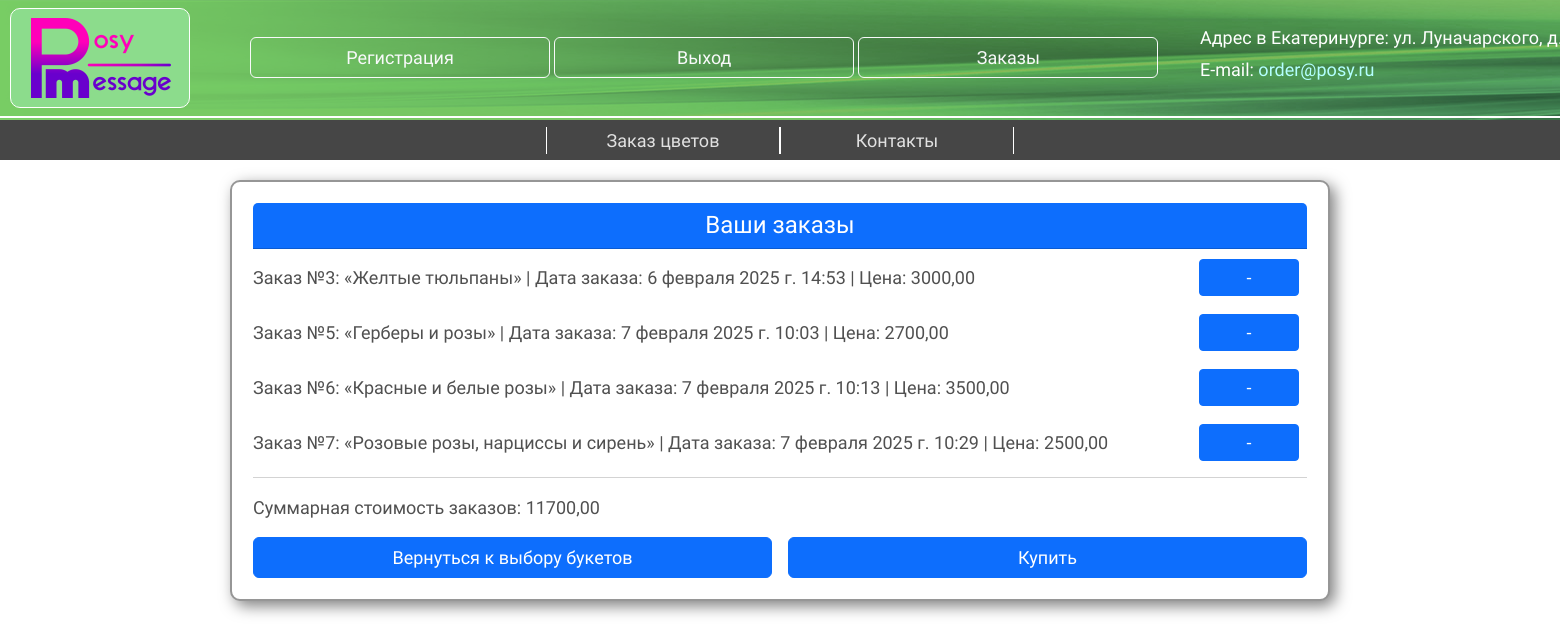
/orders/ (signed in), run on the app's committed database.
### main/models.py (models this page shows, shortened)
class Order(models.Model):
    user: str = models.ForeignKey(User, on_delete=models.CASCADE)
    flower: str = models.ForeignKey(Flower, on_delete=models.CASCADE)
    order_price: float = models.DecimalField('Цена букета', max_digits=10, decimal_places=2)
    order_date: str = models.DateTimeField('Дата заказа', auto_now_add=True)
    class Meta:
        verbose_name = 'Заказ'
        verbose_name_plural = 'Заказы'

class Flower(models.Model):
    posy_name: str = models.CharField('Название букета', max_length=50, unique=True, null=False)
    price: float = models.DecimalField('Цена букета', max_digits=10, decimal_places=2)
    posy_path: str = models.CharField('Путь к фото букета', max_length=255, default='main/img/posies/small_01.png')
    telegram_id: int = models.CharField('ID фото в Telegram', max_length=255, null=True, blank=True)
    class Meta:
        verbose_name = 'Букет'
        verbose_name_plural = 'Букеты'

### main/views.py (the view)
# urls.py: path('orders/', views.view_orders, name='orders'),
@login_required
def view_orders(request):
    user_orders = Order.objects.filter(user=request.user)
    amount_price = sum(order.order_price for order in user_orders)
    return render(request, 'orders.html', {'orders': user_orders, 'amount': amount_price})

### main/templates/main/orders.html (shortened to what this page needs)
{% extends 'layout.html' %}
{% block content %}
<div class="card" style="width: 1100px;">
    <div class="card-body">
        <div class="card-header text-center bg-primary text-white">
            <h4 class="mb-0">Ваши заказы</h4>
        </div>
        {% for order in orders %}
        <div class="d-flex align-items-center justify-content-between mb-2">
            <p class="mb-0 order">Заказ №{{order.id}}: «{{order.flower.posy_name}}» | Дата заказа: {{order.order_date}} | Цена: {{order.order_price}}</p>
            <div class="ms-auto">
                <form action="{% url 'delete_order' order.id %}" method="POST" class="d-flex align-items-center">
                    <button type="submit" class="btn btn-primary btn-sm me-2">-</button>
                </form>
            </div>
        </div>
        {% empty %}
            <p>Заказов нет</p>
        {% endfor %}
        <hr>
            <p class="mb-0 order">Суммарная стоимость заказов: {{amount}}</p>
        <div class="d-flex justify-content-center mt-3 gap-3">
            <a href="{% url 'flowers' %}" class="btn btn-primary w-100 ">Вернуться к выбору букетов</a>
            <a href="{% url 'bond' %}" class="btn btn-primary w-100">Купить</a>
        </div>
    </div>
</div>
{% endblock %}

### main/static/main/css/posy_style.css (style rules this page uses)
a { color: #B4FFFF; text-decoration: none; }
.btn.btn-primary { font-size: 18px; width: 100px; }
p { font-size: 20px; }
.card { font-family: "Didact Gothic", serif; font-weight: 400; color: #505050; text-align: center; padding: 5px; margin: 20px auto; border-radius: 10px; border: 2px solid #969696; box-shadow: 5px 5px 15px rgba(0, 0, 0, 0.5); }
.order { font-size: 18px; margin-top: 10px; text-align: left; }
h4 { font-family: "Didact Gothic", serif; font-size: 24px; font-weight: 500; font-style: normal; color: #FFFFFF; }
button { margin-top: 10px; }

### data on the page
Order: id "3", flower.posy_name "Желтые тюльпаны", order_date "6 февраля 2025 г. 14:53", order_price "3000,00"
Order: id "5", flower.posy_name "Герберы и розы", order_date "7 февраля 2025 г. 10:03", order_price "2700,00"
Order: id "6", flower.posy_name "Красные и белые розы", order_date "7 февраля 2025 г. 10:13", order_price "3500,00"
Order: id "7", flower.posy_name "Розовые розы, нарциссы и сирень", order_date "7 февраля 2025 г. 10:29", order_price "2500,00"

### other printed values
{{ amount }} "11700,00"
